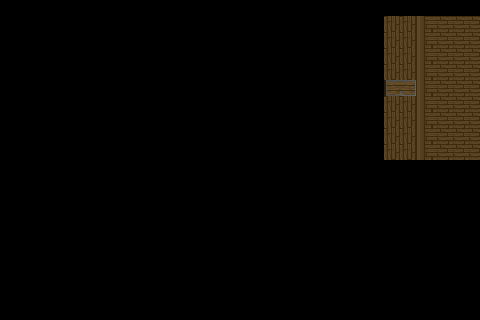

The image is a tile-based game level rendered from a .tmx file. Its description and complete source (layers, tilesets, objects, tile grids) follow:
An orthogonal 30x20 tile map with 16x16 px tiles, 1 tile layer (Tile Layer 1).

<map version="1.8" tiledversion="1.8.4" orientation="orthogonal" renderorder="right-down" width="30" height="20" tilewidth="16" tileheight="16" infinite="0" nextlayerid="2" nextobjectid="1">
 <tileset firstgid="1" source="Shippy.tsx" />
 <layer id="1" name="Tile Layer 1" width="30" height="20">
  <data encoding="csv">
0,0,0,0,0,0,0,0,0,0,0,0,0,0,0,0,0,0,0,0,0,0,0,0,0,0,0,0,0,0,
0,0,0,0,0,0,0,0,0,0,0,0,0,0,0,0,0,0,0,0,0,0,0,0,2,2,2684354597,1,1,1,
0,0,0,0,0,0,0,0,0,0,0,0,0,0,0,0,0,0,0,0,0,0,0,0,2,2,2684354597,1,1,1,
0,0,0,0,0,0,0,0,0,0,0,0,0,0,0,0,0,0,0,0,0,0,0,0,2,2,2684354597,1,1,1,
0,0,0,0,0,0,0,0,0,0,0,0,0,0,0,0,0,0,0,0,0,0,0,0,2,2,2684354597,1,1,1,
0,0,0,0,0,0,0,0,0,0,0,0,0,0,0,0,0,0,0,0,0,0,0,0,2684354565,2684354564,2684354597,1,1,1,
0,0,0,0,0,0,0,0,0,0,0,0,0,0,0,0,0,0,0,0,0,0,0,0,2,2,2684354597,1,1,1,
0,0,0,0,0,0,0,0,0,0,0,0,0,0,0,0,0,0,0,0,0,0,0,0,2,2,2684354597,1,1,1,
0,0,0,0,0,0,0,0,0,0,0,0,0,0,0,0,0,0,0,0,0,0,0,0,2,2,2684354597,1,1,1,
0,0,0,0,0,0,0,0,0,0,0,0,0,0,0,0,0,0,0,0,0,0,0,0,2,2,2684354597,1,1,1,
0,0,0,0,0,0,0,0,0,0,0,0,0,0,0,0,0,0,0,0,0,0,0,0,0,0,0,0,0,0,
0,0,0,0,0,0,0,0,0,0,0,0,0,0,0,0,0,0,0,0,0,0,0,0,0,0,0,0,0,0,
0,0,0,0,0,0,0,0,0,0,0,0,0,0,0,0,0,0,0,0,0,0,0,0,0,0,0,0,0,0,
0,0,0,0,0,0,0,0,0,0,0,0,0,0,0,0,0,0,0,0,0,0,0,0,0,0,0,0,0,0,
0,0,0,0,0,0,0,0,0,0,0,0,0,0,0,0,0,0,0,0,0,0,0,0,0,0,0,0,0,0,
0,0,0,0,0,0,0,0,0,0,0,0,0,0,0,0,0,0,0,0,0,0,0,0,0,0,0,0,0,0,
0,0,0,0,0,0,0,0,0,0,0,0,0,0,0,0,0,0,0,0,0,0,0,0,0,0,0,0,0,0,
0,0,0,0,0,0,0,0,0,0,0,0,0,0,0,0,0,0,0,0,0,0,0,0,0,0,0,0,0,0,
0,0,0,0,0,0,0,0,0,0,0,0,0,0,0,0,0,0,0,0,0,0,0,0,0,0,0,0,0,0,
0,0,0,0,0,0,0,0,0,0,0,0,0,0,0,0,0,0,0,0,0,0,0,0,0,0,0,0,0,0
</data>
 </layer>
</map>
